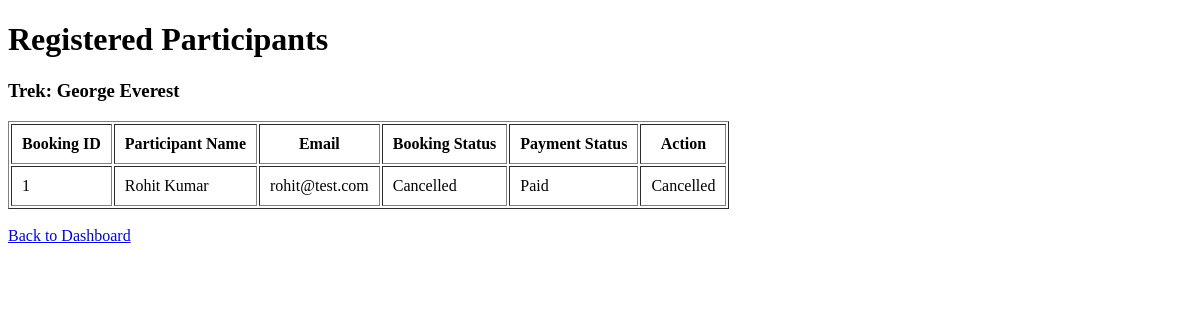
Before: /staff/participants/2 (signed in) with the older database file.
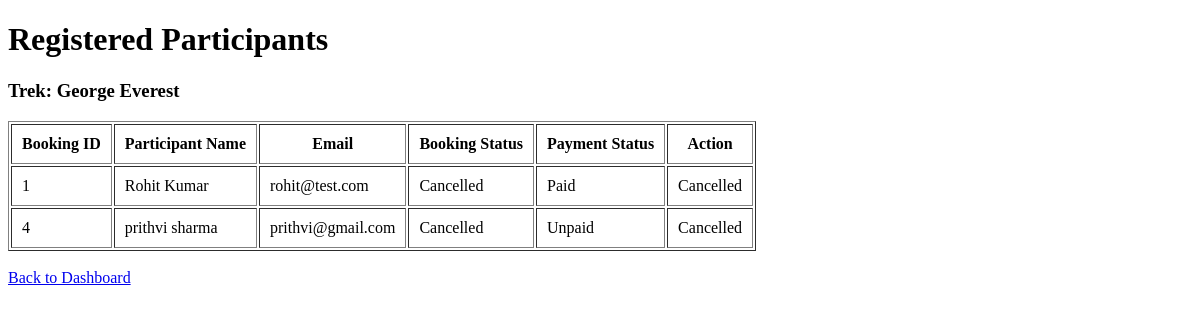
After: the same page with the newer database file.
### models/models.py (models this page shows)
class Booking(db.Model):
    __tablename__ = "bookings"
    id = db.Column(db.Integer, primary_key=True)
    user_id = db.Column(
        db.Integer,
        db.ForeignKey("users.id"),
        nullable=False
    )
    trek_id = db.Column(
        db.Integer,
        db.ForeignKey("treks.id"),
        nullable=False
    )
    booking_date = db.Column(
        db.DateTime,
        default=datetime.utcnow
    )
    booking_status = db.Column(
        db.String(20),
        default="Pending"
    )
    payment_status = db.Column(
        db.String(20),
        default="Unpaid"
    )

class User(db.Model):
    __tablename__ = "users"
    id = db.Column(db.Integer, primary_key=True)
    full_name = db.Column(db.String(100), nullable=False)
    email = db.Column(db.String(120), unique=True, nullable=False)
    password = db.Column(db.String(255), nullable=False)
    role = db.Column(db.String(20), nullable=False)
    status = db.Column(
    db.String(20),
    default="approved"
    )
    created_at = db.Column(db.DateTime, default=datetime.utcnow)
    bookings = db.relationship(
        "Booking",
        backref="user",
        lazy=True
    )
    assigned_treks = db.relationship(
    "Trek",
    foreign_keys="Trek.assigned_staff_id",
    backref="assigned_staff",
    lazy=True
    )

### controllers/auth.py (the view)
@auth.route("/staff/participants/<int:trek_id>")
def view_participants(trek_id):
    staff_id = session["user_id"]
    trek = Trek.query.filter_by(
        id=trek_id,
        assigned_staff_id=staff_id
    ).first_or_404()
    bookings = Booking.query.filter_by(
        trek_id=trek.id
    ).all()
    return render_template(
        "view_participants.html",
        trek=trek,
        bookings=bookings
    )

### templates/view_participants.html (shortened to what this page needs)
<!DOCTYPE html>
<html>
<head>
</head>
<body>
<h1>Registered Participants</h1>
<h3>Trek: {{ trek.trek_name }}</h3>
<table border="1" cellpadding="10">
<tr>
    <th>Booking ID</th>
    <th>Participant Name</th>
    <th>Email</th>
    <th>Booking Status</th>
    <th>Payment Status</th>
    <th>Action</th>
</tr>
{% for booking in bookings %}
<tr>
    <td>{{ booking.id }}</td>
    <td>{{ booking.user.full_name }}</td>
    <td>{{ booking.user.email }}</td>
    <td>{{ booking.booking_status }}</td>
    <td>{{ booking.payment_status }}</td>
<td>
    {% if booking.booking_status == "Cancelled" %}
        Cancelled
    {% else %}
        <a href="/staff/remove_participant/{{ booking.id }}">
            Remove
        </a>
    {% endif %}
</td>
</tr>
{% endfor %}
</table>
<br>
<a href="/staff/dashboard">
    Back to Dashboard
</a>
</body>
</html>

Changed rows visible on the page:
added Booking: id "4", user.full_name "prithvi sharma", user.email "prithvi@gmail.com", booking_status "Cancelled", payment_status "Unpaid"
